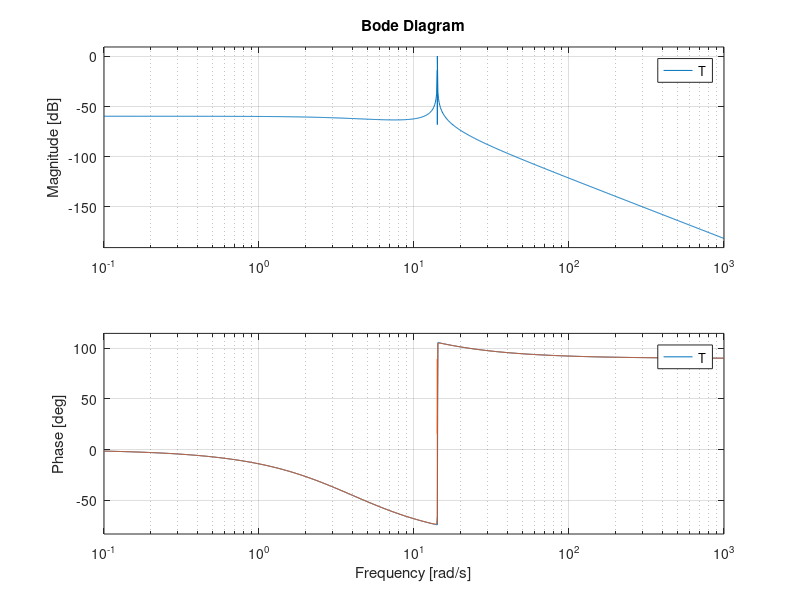

The MATLAB source for this figure: (Note: this script raises an error after producing the figure.)
clear; clc;

s = tf('s');
L = 1/(s^2-1);
nyquist(L)

%% 2
clear; clc;

s = tf('s');
L = 1/((0.1*s^2+20)*(12*s+48));
T = L/(L+1);

bode(L)
hold on
bode(T)


%% 4
clear; clc;

syms s
T = 2;

for n=2:6
    f1 = exp(-s*T/2);
    T1 = taylor(f1,s,'Order',n);
    f2 = exp(s*T/2);
    T2 = taylor(f2,s,'Order',n);
    transferF = tf(sym2poly(T1),sym2poly(T2));
    figure
    %bode(transferF)
    step(transferF)
end


%%

s = tf('s');
L = 8000*(s+8.7)/((s+26.3)*(s+20)*(s+10)*s);
%L1 = 24000*(s+8.7)*(s+20.65)/((s+26.3)*(s+20)*(s+10)*s*(s+10.32));

hold on
bode(L)
bode(L1)
hold off

L1 = 24000*(s+8.7)*(s+20.65)/((s+26.3)*(s+20)*(s+10)*s*(s+10.32));

%% 4
clear; clc;

syms s
T = 2;

for n=1:4
    f1 = exp(-s*T);
    T1 = pade(f1,'Order',[n n+1]);
    [NT, DT] = numden(sym(T1));
    transferF = tf(sym2poly(NT),sym2poly(DT));
    figure
    %bode(transferF)
    step(transferF)
end


%% 5
clear; clc;

s = tf('s');
T = 0.1;
P = 2;
poles=[];
L = exp(-T*s)/(s+P);

for k = 0:0.1:20
    T = feedback(k*L,1);
    poles = [poles;pole(T)];
end

 %% 5_d
r= 1./(s*ones(200,1)+poles);
% rlocus(r)